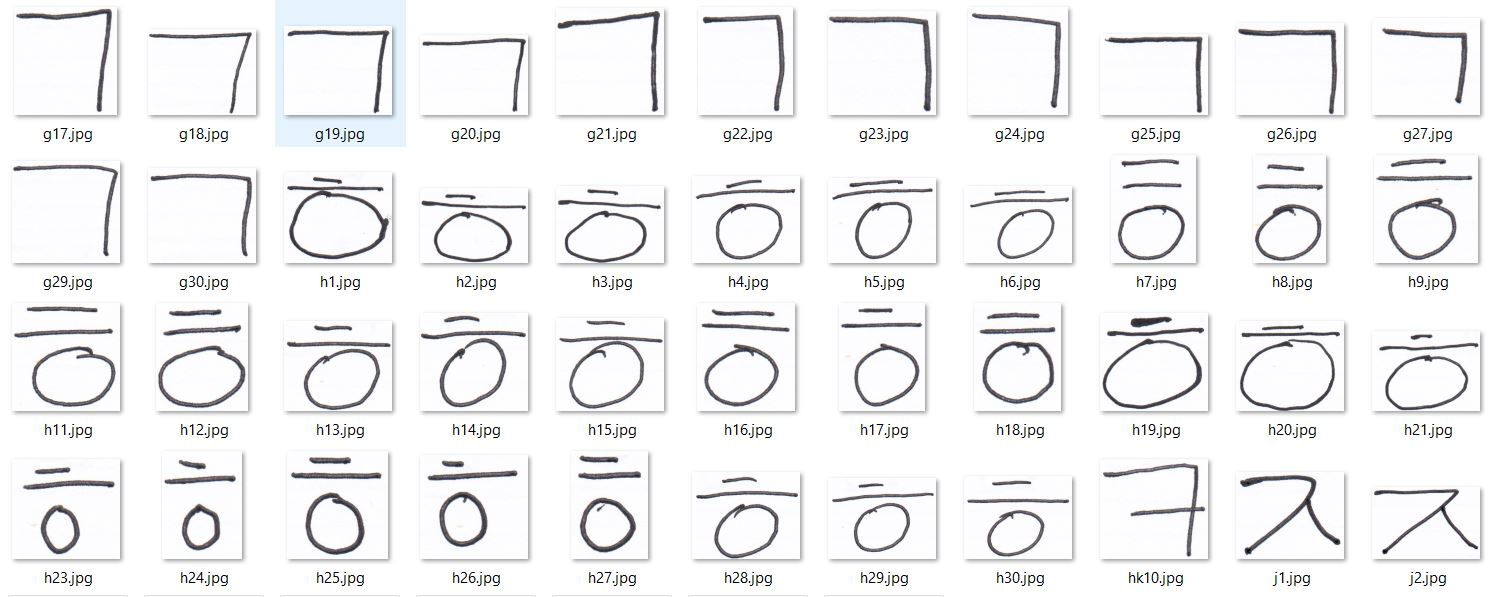
%> input picture data crop.JPG, 1494 x 597 px
$ octave PreprocessingN.m   (GNU Octave 9; MATLAB toolbox functions it lacks are replaced by stand-ins)
%> lines starting %> are read from the running program, lines starting %| are printed output that depends on the picture; in (x1, y1, x2, y2) boxes, pixels count from 0 and x2, y2 are one past the last pixel; in counts of white or black regions, pixels touching at a corner belong together; the program's own positions count from 1
### Rosenfeld.m
function [thin,runningTime]=Rosenfeld(newImage)
%Modul untuk penipisan dengan metode NWG
citra=newImage;

citras=citra;%citras adalah citra yang dibuang pixel2nya,kmudian akan dijadikan masukkan pada iterasi berikutnya
[baris,kolom]=size(citra);
objek=0;    %objek=hitam=0
latar=1;    %latar=putih=1
bantu_point_dihapus=0;
tic
N = 1;    %var N merupakan var bantu untuk memutuskan apakah iterasi tetap dilakukan, jika ada pixel yang diubah dari hitam ke putih maka nilai n akan bertambah, maka jika n=0 iterasi dihentikan
while(N>0)
    N=0;
    bantu_point_dihapus=bantu_point_dihapus+1;
    for i=1+1:baris-1
        for j=1+1:kolom-1
            if (citra(i,j)==objek & citra(i-1,j)==latar)%north, first subiteration
                xhp=0;    %nilai dari perhitungan xhp
                b=0;
                mat_xh(2,2)=citra(i,j);       %p
                mat_xh(2,3)=citra(i,j+1);     %x1
                mat_xh(3,3)=citra(i+1,j+1);   %x2
                mat_xh(3,2)=citra(i+1,j);     %x3
                mat_xh(3,1)=citra(i+1,j-1);   %x4
                mat_xh(2,1)=citra(i,j-1);     %x5
                mat_xh(1,1)=citra(i-1,j-1);   %x6
                mat_xh(1,2)=citra(i-1,j);     %x7
                mat_xh(1,3)=citra(i-1,j+1);   %x8
                xhp=simple(mat_xh);
                b=bp(mat_xh);
                if(b>1 & xhp==1)
                    citras(i,j)=latar;
                    N=N+1;
                end
            end
        end
    end

    citra=citras;%isi citra kemudian diganti dengan citras yaitu citra yang udah dibuang north bordernya, jadi inputan iterasi pada east border merupakan hasil dari iterasi north border

    for i=1+1:baris-1
        for j=1+1:kolom-1
            if (citra(i,j)==objek & citra(i,j+1)==latar)%east, second subiteration
                xhp=0;    %nilai dari perhitungan xhp
                b=0;
                mat_xh(2,2)=citra(i,j);       %p
                mat_xh(2,3)=citra(i,j+1);     %x1
                mat_xh(3,3)=citra(i+1,j+1);   %x2
                mat_xh(3,2)=citra(i+1,j);     %x3
                mat_xh(3,1)=citra(i+1,j-1);   %x4
                mat_xh(2,1)=citra(i,j-1);     %x5
                mat_xh(1,1)=citra(i-1,j-1);   %x6
                mat_xh(1,2)=citra(i-1,j);     %x7
                mat_xh(1,3)=citra(i-1,j+1);   %x8
                xhp=simple(mat_xh);
                b=bp(mat_xh);
                if(b>1 & xhp==1)
                    citras(i,j)=latar;
                    N=N+1;
                end
            end
        end
    end

    citra=citras;%isi citra kemudian diganti dengan citras yaitu citra yang udah dibuang north+east bordernya, jadi inputan iterasi pada south border merupakan hasil dari iterasi north+east border

     for i=1+1:baris-1
        for j=1+1:kolom-1
            if (citra(i,j)==objek & citra(i+1,j)==latar)%south, third subiteration
                xhp=0;    %nilai dari perhitungan xhp
                b=0;
                mat_xh(2,2)=citra(i,j);       %p
                mat_xh(2,3)=citra(i,j+1);     %x1
                mat_xh(3,3)=citra(i+1,j+1);   %x2
                mat_xh(3,2)=citra(i+1,j);     %x3
                mat_xh(3,1)=citra(i+1,j-1);   %x4
                mat_xh(2,1)=citra(i,j-1);     %x5
                mat_xh(1,1)=citra(i-1,j-1);   %x6
                mat_xh(1,2)=citra(i-1,j);     %x7
                mat_xh(1,3)=citra(i-1,j+1);   %x8
                xhp=simple(mat_xh);
                b=bp(mat_xh);
                if(b>1 & xhp==1)
                    citras(i,j)=latar;
                    N=N+1;
                end
            end
        end
    end

    citra=citras;%isi citra kemudian diganti dengan citras yaitu citra yang udah dibuang north+east+west bordernya, jadi inputan iterasi pada south border merupakan hasil dari iterasi north+east+west border

    for i=1+1:baris-1
        for j=1+1:kolom-1
            if (citra(i,j)==objek & citra(i,j-1)==latar)%west, fourth subiteration
                xhp=0;    %nilai dari perhitungan xhp
                b=0;
                mat_xh(2,2)=citra(i,j);       %p
                mat_xh(2,3)=citra(i,j+1);     %x1
                mat_xh(3,3)=citra(i+1,j+1);   %x2
                mat_xh(3,2)=citra(i+1,j);     %x3
                mat_xh(3,1)=citra(i+1,j-1);   %x4
                mat_xh(2,1)=citra(i,j-1);     %x5
                mat_xh(1,1)=citra(i-1,j-1);   %x6
                mat_xh(1,2)=citra(i-1,j);     %x7
                mat_xh(1,3)=citra(i-1,j+1);   %x8
                xhp=simple(mat_xh);
                b=bp(mat_xh);
                if(b>1 & xhp==1)
                    citras(i,j)=latar;
                    N=N+1;
                end
            end
        end
    end

    citra=citras;%isi citra kemudian diganti dengan citras yaitu citra yang udah dibuang north+east+west bordernya, jadi inputan iterasi pada south border merupakan hasil dari iterasi north+east+west border

    total_N(bantu_point_dihapus)=N;
end
toc
waktu=toc;
hapus=cumsum(total_N);
point_dihapus=hapus(end);
thin=citras;
runningTime=waktu;

### bagiZona.m
function [ z1, z2, z3, z4 ] = bagiZona( new )
%UNTITLED6 Summary of this function goes here
%   Detailed explanation goes here
[baris, kolom] = size (new);

z1 = new(1:32, 1:32);
z2 = new(1:32, 33:64);
z3 = new(33:64, 1:32);
z4 = new(33:64, 33:64);


end

### hitungp.m
function [ jh ] = hitungp( new )
%UNTITLED4 Summary of this function goes here
%   Detailed explanation goes here

baris = size(new, 1);
kolom = size(new, 2);
jh = 0;

for i = 1:baris
    for j = 1:kolom
        if new(i,j)== 1
        jh = jh + 1;
        end
    end
end
end

### markD.m
function [ vert, horz, dig1, dig2 ] = markD( new )
%UNTITLED9 Summary of this function goes here
%   Detailed explanation goes here
[baris, kolom] = size(new);

vert = 0;
horz = 0;
dig1 = 0;
dig2 = 0;

for i=2:baris-1
    for j=2:kolom-1
        if new(i,j) == 0
            if new(i,j)+new(i-1,j)+new(i+1,j) == 0
                if new(i-1,j-1)+new(i-1,j+1)+new(i,j-1)
                    +new(i,j+1)+new(i+1,j-1)+new(i+1,j+1)==6;
                    vert = vert + 1;
                end
            end
            if new(i,j)+new(i,j-1)+new(i,j+1) == 0
                if new(i-1, j-1)+new(i-1,j)+new(i-1, j+1)
                    +new(i+1,j-1)+new(i+1,j)+new(i+1,j+1)==6;
                    horz = horz + 1;
                end
            end
            if new(i,j)+new(i-1,j-1)+new(i+1,j+1) == 0
                if new(i-1,j)+new(i-1,j+1)+new(i,j-1)
                    +new(i,j+1)+new(i+1,j-1)+new(i+1,j)==6;
                    dig1 = dig1 + 1;
                end
            end
            if new(i,j)+new(i-1,j+1)+new(i+1,j-1)==0;
                if new(i-1,j-1)+new(i-1,j)+new(i,j-1)
                    +new(i, j+1)+new(i+1,j)+new(i+1,j+1)==6;
                    dig2 = dig2 + 1;
                end
            end
        end
    end
end
end

### PreprocessingN.m
% Membaca file gambar huruf Hangul
[file, path] = uigetfile('*/*.jpg', 'Pilih Gambar');
%> the answer given: data crop.JPG
read = imread([path file]);
%> read is the input picture: size 597x1494x3 uint8; mean R, G, B 240.2, 240.2, 241.1
% Mengubah citra ke Grayscale
gray = rgb2gray(read);
% Mengubah citra keabuan ke citra hitam putih
bnw = im2bw(gray);
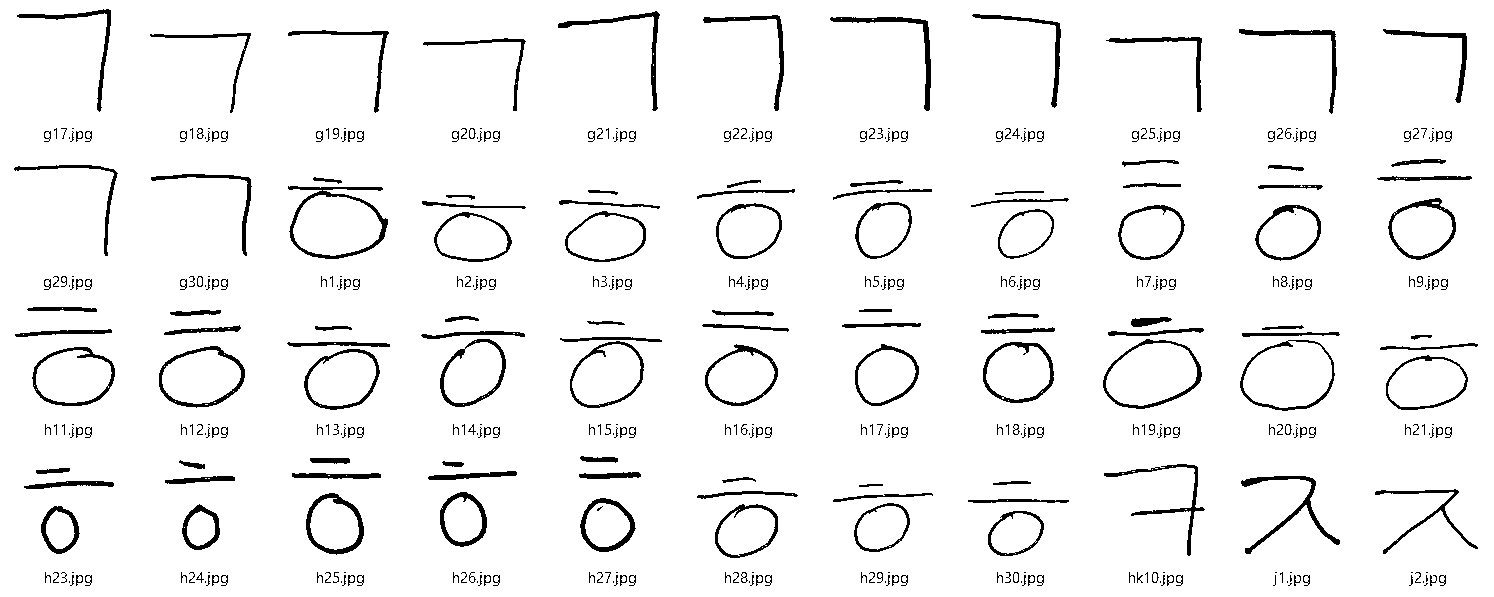
%> bnw: size 597x1494 logical; 94.6% white; 447 black regions (163 under 20 px), largest, box (x1, y1, x2, y2) and area: (288, 186, 388, 259) 1156, (1241, 476, 1340, 554) 972, (830, 17, 931, 111) 899
% Mengubah 0 menjadi 1, dan 1 menjadi 0
%com = imcomplement(bnw);
% Mengubah ukuran citra menjadi 64x64
hangul = imresize(bnw, [64 64]);
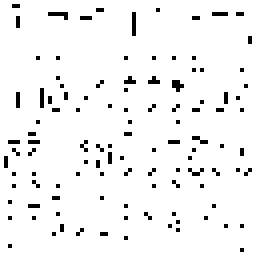
%> hangul: size 64x64 logical (shown 4 times larger); 95.1% white; black in thin lines or dots
% Menipiskan citra
thin = Rosenfeld(hangul);
%> the loop in Rosenfeld, `while(N>0)` made 2 passes
%> pass 1, in Rosenfeld, `citra=citras;`:
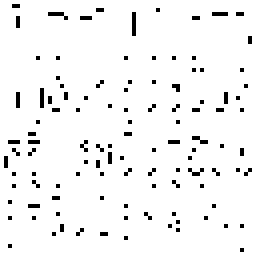
%> citra: size 64x64 logical (shown 4 times larger); 95.4% white; black in thin lines or dots
%> after the loop in Rosenfeld, `while(N>0)`: b = 0; bantu_point_dihapus = 2; mat_xh = [true true true; true false true; true true true]; total_N = [12 0]; xhp = 0
%> in Rosenfeld, `hapus=cumsum(total_N);`: hapus = [12 12]
%> in Rosenfeld, `point_dihapus=hapus(end);`: point_dihapus = 12
% Membagi Zona menjadi 4 zona
[z1, z2, z3, z4] = bagiZona(thin);
%> in bagiZona, `z1 = new(1:32, 1:32);`:
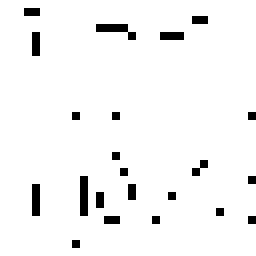
%> z1: size 32x32 logical (shown 8 times larger); 95.8% white; black in thin lines or dots, all inside (x1, y1, x2, y2) = (3, 1, 32, 31)
%> in bagiZona, `z2 = new(1:32, 33:64);`:
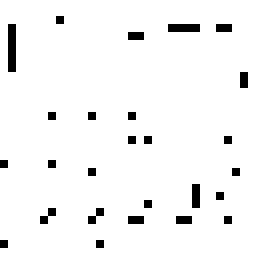
%> z2: size 32x32 logical (shown 8 times larger); 95.8% white; black in thin lines or dots, all inside (x1, y1, x2, y2) = (0, 2, 31, 31)
%> in bagiZona, `z3 = new(33:64, 1:32);`:
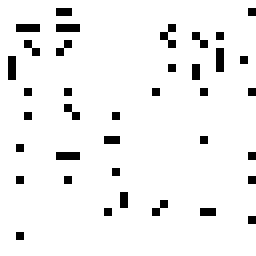
%> z3: size 32x32 logical (shown 8 times larger); 94.2% white; black in thin lines or dots, all inside (x1, y1, x2, y2) = (1, 1, 32, 30)
%> in bagiZona, `z4 = new(33:64, 33:64);`:
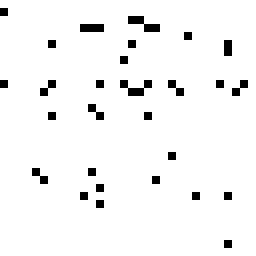
%> z4: size 32x32 logical (shown 8 times larger); 95.9% white; black in thin lines or dots
imshow(z1);
imshow(z2);
imshow(z3);
imshow(z4);
% Mengeksrak ciri dengan Intensity of Character
[jh_1] = hitungp(z1);
%> after the loop in hitungp, `for i = 1:baris`: jh = 981
%> jh_1 = 981
[jh_2] = hitungp(z2);
%> jh_2 = 981
[jh_3] = hitungp(z3);
%> jh_3 = 965
[jh_4] = hitungp(z4);
%> jh_4 = 982
% Memasukkan ciri jh ke array jh
jh = [jh_1, jh_2, jh_3, jh_4];
%> jh = [981 981 965 982]
% Mengesktrak ciri dengan Mark Direction Technique
[vert_1, horz_1, dig1_1, dig2_1] = markD(z1);
%> after the loop in markD, `for i=2:baris-1`: dig1 = 0; horz = 3; vert = 6
%> vert_1 = 6; horz_1 = 3; dig1_1 = 0; dig2_1 = 0
[vert_2, horz_2, dig1_2, dig2_2] = markD(z2);
%> vert_2 = 5; horz_2 = 2; dig1_2 = 0; dig2_2 = 0
[vert_3, horz_3, dig1_3, dig2_3] = markD(z3);
%> vert_3 = 2; horz_3 = 3; dig1_3 = 0; dig2_3 = 0
[vert_4, horz_4, dig1_4, dig2_4] = markD(z4);
%> vert_4 = 0; horz_4 = 1; dig1_4 = 0; dig2_4 = 0
% Memasukkan ciri horz ke array horz
horz = [horz_1, horz_2, horz_3, horz_4];
%> horz = [3 2 3 1]
% Memasukkan ciri vert ke array vert
vert = [vert_1, vert_2, vert_3, vert_4];
%> vert = [6 5 2 0]
% Memasukkan ciri dig1 ke array dig1
dig1 = [dig1_1, dig1_2, dig1_3, dig1_4];
%> dig1 = [0 0 0 0]
% Memasukkan ciri dig2 ke array dig2
dig2 = [dig2_1,dig2_2, dig2_3, dig2_4];
%> dig2 = [0 0 0 0]

% Membuat kombinasi ciri 1
ciri1 = [jh];
%> ciri1 = [981 981 965 982]
% Membuat kombinasi ciri 2
ciri2 = [dig1];
%> ciri2 = [0 0 0 0]
% Membuat kombinasi ciri 3
ciri3 = [jh, dig1];
%> ciri3 = [981 981 965 982 0 0 0 0]
% Membuat kombinasi ciri 4
ciri4 = [jh, dig2];
%> ciri4 = [981 981 965 982 0 0 0 0]
% Membuat kombinasi ciri 5
ciri5 = [dig1, dig2];
%> ciri5 = [0 0 0 0 0 0 0 0]
% Membuat kombinasi ciri 6
ciri = [jh, dig1, dig2, horz, vert];
%> ciri = 20 values, max 982 at index 4, min 0 at index 5, mean 196.6
